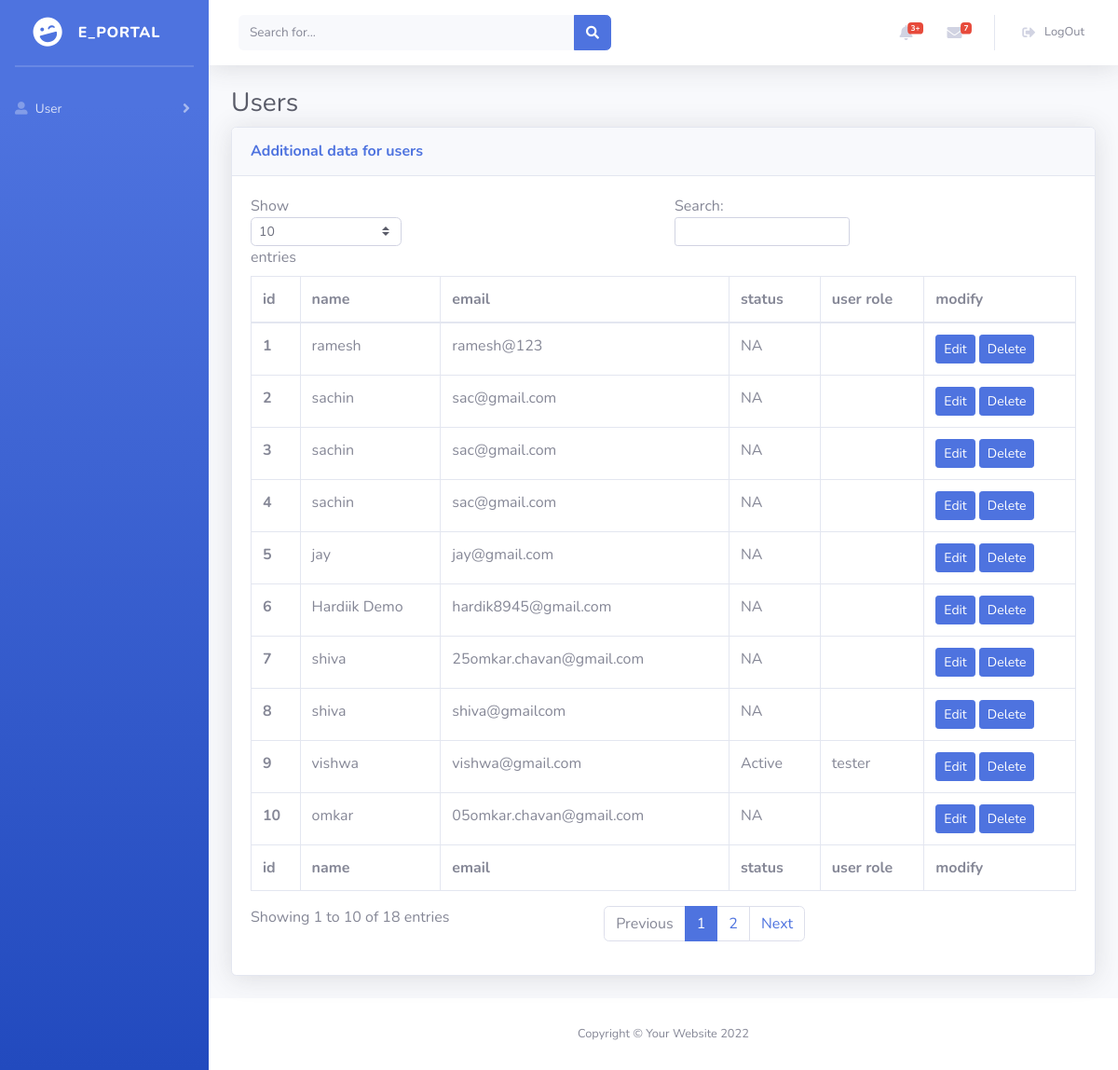
/tables.php, run on the app's committed database.
### tables this page shows
CREATE TABLE `users` (
  `id` int(10) NOT NULL,
  `name` varchar(50) NOT NULL,
  `email` varchar(50) NOT NULL,
  `password` varchar(250) NOT NULL,
  `status` varchar(50) NOT NULL,
  `role` varchar(50) NOT NULL,
  `resettoken` varchar(255) DEFAULT NULL,
  `resettokenexpire` date DEFAULT NULL
);

### tables.php (the view, shortened to what this page needs)
<?php include('page/header.php'); ?>
<?php include ('saveUsers.php'); ?>
                    <h1 class="h3 mb-2 text-gray-800">Users</h1>
                    <div class="card shadow mb-4">
                        <div class="card-header py-3">
                            <h6 class="m-0 font-weight-bold text-primary">Additional data for users</h6>
                        </div>
                        <div class="card-body">
                            <div class="table-responsive">
                                <table class="table table-bordered" id="dataTable" width="100%" cellspacing="0">
                                    <thead>
                                        <tr>
                                            <th>id</th>
                                            <th>name</th>
                                            <th>email</th>
                                            <th>status</th>
                                            <th>user role</th>
                                            <th>modify</th>
                                        </tr>
                                    </thead>
                                    <tfoot>
                                        <tr>
                                            <th>id</th>
                                            <th>name</th>
                                            <th>email</th>
                                            <th>status</th>
                                            <th>user role</th>
                                            <th>modify</th>
                                          </tr>
                                    </tfoot>
                                    <tbody>
                                    <?php
                                            $sql= "SELECT * FROM `users` ORDER BY `id` DESC";
                                            $result = mysqli_query($conn, $sql);
                                            $id = 0;
                                            while($row = mysqli_fetch_assoc($result)){
                                              $id = $id + 1;
                                              if ($row['status'] == 1){
                                                $status = "Active";
                                              }else if ($row['status'] == 0){
                                                $status =  "Deactive";
                                              }else{
                                                $status = "NA";
                                              }
                                              echo "<tr>
                                              <th scope='row'>". $id . "</th>
                                              <td>". $row['name'] . "</td>
                                              <td>". $row['email'] . "</td>
                                              <td>".$status."</td>
                                              <td>". $row['role'] . "</td>
                                               <td> <button class='edit btn btn-sm btn-primary' id=".$row['id'].">Edit</button>
                                               <button class='delete btn btn-sm btn-primary' id=d".$row['id'].">Delete</button>  </td>
                                               </tr>";
                                          }
                                    ?>
                                </table>
                            </div>
                        </div>
                    </div>
                </div>
            </div>
            <footer class="sticky-footer bg-white">
                <div class="container my-auto">
                    <div class="copyright text-center my-auto">
                        <span>Copyright &copy; Your Website 2022</span>
                    </div>
                </div>
            </footer>
        </div>
    </div>
</body>
</html>

### page/header.php (shortened to what this page needs)
<!DOCTYPE html>
<html lang="en">
<head>
    <link href="vendor/fontawesome-free/css/all.min.css" rel="stylesheet" type="text/css">
    <link href="css/sb-admin-2.min.css" rel="stylesheet">
</head>
<body id="page-top">
    <div id="wrapper">
        <?php include('sidebar.php'); ?>
        <div id="content-wrapper" class="d-flex flex-column">
            <div id="content">
                <nav class="navbar navbar-expand navbar-light bg-white topbar mb-4 static-top shadow">
                    <form
                        class="d-none d-sm-inline-block form-inline mr-auto ml-md-3 my-2 my-md-0 mw-100 navbar-search">
                        <div class="input-group">
                            <input type="text" class="form-control bg-light border-0 small" placeholder="Search for..."
                                aria-label="Search" aria-describedby="basic-addon2">
                              <div class="input-group-append">
                                 <button class="btn btn-primary" type="button">
                                    <i class="fas fa-search fa-sm"></i>
                                 </button>
                              </div>
                        </div>
                    </form>
                    <ul class="navbar-nav ml-auto">
                        <li class="nav-item dropdown no-arrow mx-1">
                            <a class="nav-link dropdown-toggle" href="#" id="alertsDropdown" role="button"
                                data-toggle="dropdown" aria-haspopup="true" aria-expanded="false">
                                <i class="fas fa-bell fa-fw"></i>
                                <span class="badge badge-danger badge-counter">3+</span>
                            </a>
                        </li>
                        <li class="nav-item dropdown no-arrow mx-1">
                            <a class="nav-link dropdown-toggle" href="#" id="messagesDropdown" role="button"
                                data-toggle="dropdown" aria-haspopup="true" aria-expanded="false">
                                <i class="fas fa-envelope fa-fw"></i>
                                <span class="badge badge-danger badge-counter">7</span>
                            </a>
                        </li>
                        <li class="nav-item dropdown no-arrow">
                            <a class="nav-link dropdown-toggle" href="logout.php" id="userDropdown" role="button"
                                 aria-haspopup="true" aria-expanded="false">
                                <i class="fas fa-sign-out-alt fa-sm fa-fw mr-2 text-gray-400"></i>
                                <span class="mr-2 d-none d-lg-inline text-gray-600 small">LogOut</span>
                            </a>
                        </li>
                    </ul>
                </nav>
                <div class="container-fluid">

### page/sidebar.php (shortened to what this page needs)
<ul class="navbar-nav bg-gradient-primary sidebar sidebar-dark accordion" id="accordionSidebar">
    <a class="sidebar-brand d-flex align-items-center justify-content-center" >
        <div class="sidebar-brand-icon rotate-n-15">
            <i class="fas fa-laugh-wink"></i>
        </div>
        <div class="sidebar-brand-text mx-3">E_portal </div>
    </a>
    <hr class="sidebar-divider my-0">
    <hr class="sidebar-divider">
    <li class="nav-item">
        <a class="nav-link collapsed" href="index.php" data-toggle="collapse" data-target="#collapseTwo"
            aria-expanded="true" aria-controls="collapseTwo">
            <i class="	fas fa-user-alt"></i>
            <span>User</span>
        </a>
    </li>
</ul>

### data on the page
users: name "ramesh", email "ramesh@123", status "NA"
users: name "sachin", email "sac@gmail.com", status "NA"
users: name "sachin", email "sac@gmail.com", status "NA"
users: name "sachin", email "sac@gmail.com", status "NA"
users: name "jay", email "jay@gmail.com", status "NA"
users: name "Hardiik Demo", email "hardik8945@gmail.com", status "NA"
users: name "shiva", email "25omkar.chavan@gmail.com", status "NA"
users: name "shiva", email "shiva@gmailcom", status "NA"
users: name "vishwa", email "vishwa@gmail.com", status "Active", role "tester"
users: name "omkar", email "05omkar.chavan@gmail.com", status "NA"
